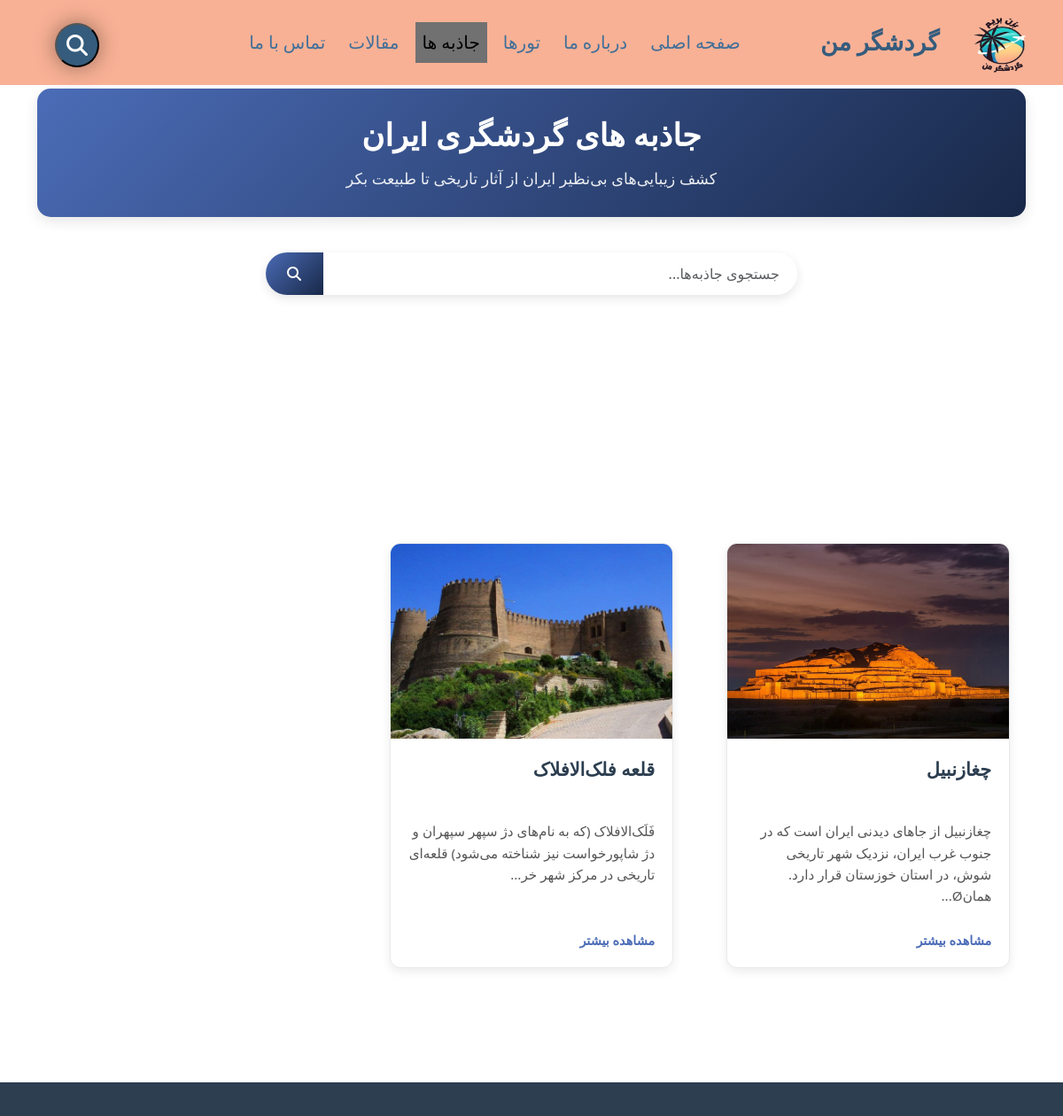
The app's page /pages/jazebe.php (upper part), older data.
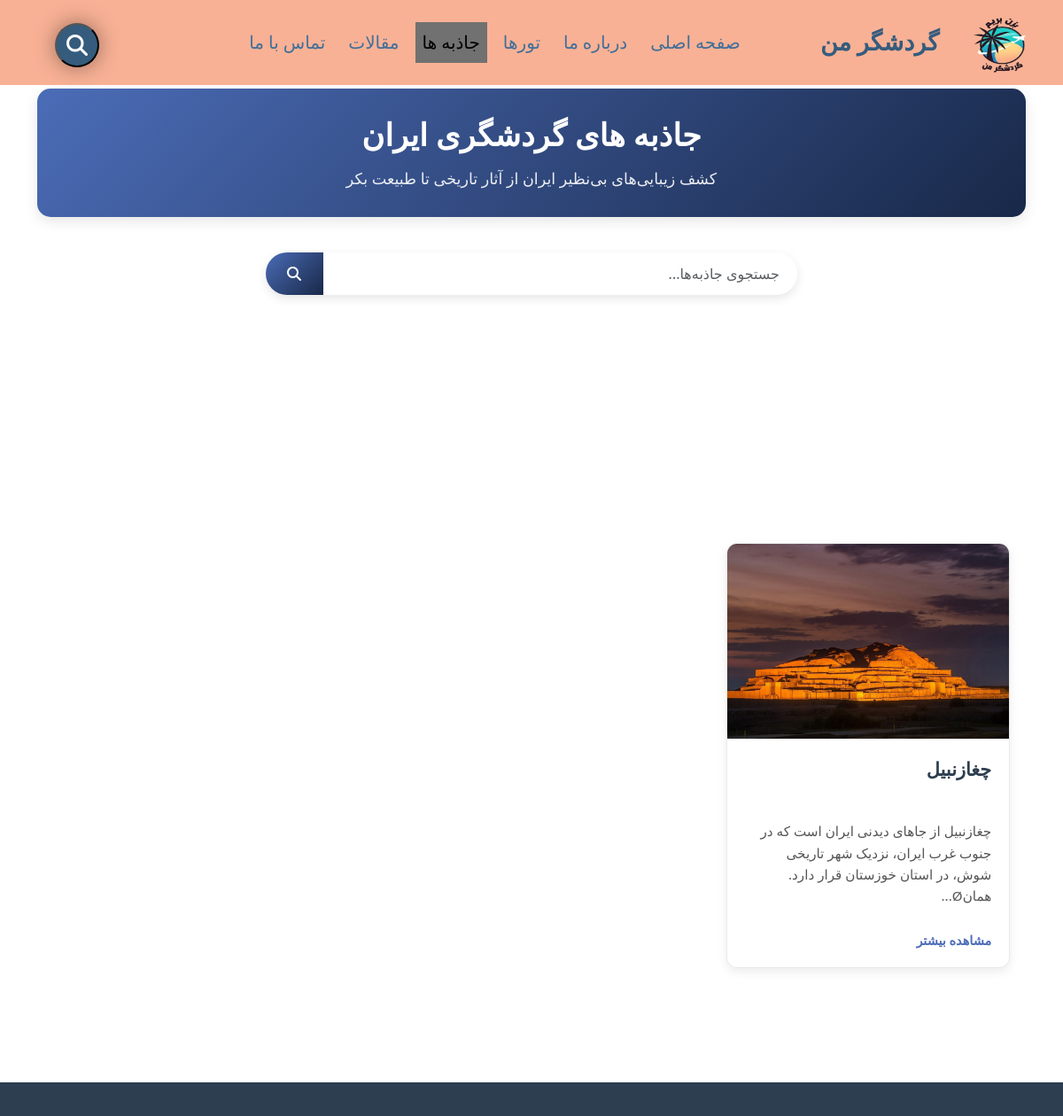
The same page, newer data.
### tables this page shows
CREATE TABLE `jazebe` (
  `j_id` int(11) NOT NULL,
  `title` varchar(100) NOT NULL,
  `description` text NOT NULL,
  `image_path` varchar(255) DEFAULT NULL,
  `updated_at` datetime DEFAULT NULL
);

### pages/jazebe.php (the view, shortened to what this page needs)
<!DOCTYPE html>
<html lang="fa" dir="rtl">
<head>
    <link rel="stylesheet" href="../css/bootstrap.min.css">
    <link rel="stylesheet" href="../css/bootstrap.rtl.min.css">
    <link rel="stylesheet" href="https://cdnjs.cloudflare.com/ajax/libs/font-awesome/6.5.0/css/all.min.css">
    <link rel="stylesheet" href="../css/style.css">
</head>
<body class="rtl">
    <nav class="navbar navbar-expand-lg fixed-top">
        <div class="container-fluid">
            <a class="navbar-brand">
                <img src="../images/icon33.png" alt="گردشگر من" width="80" height="70">
            </a>
            <a class="navbar-brand">گردشگر من</a>
            <div class="collapse navbar-collapse" id="navbarSupportedContent">
                <ul class="navbar-nav me-auto mb-2 mb-lg-0">
                    <li class="nav-item">
                        <a class="nav-link" href="../index.html">صفحه اصلی</a>
                    </li>
                    <li class="nav-item">
                        <a class="nav-link" href="about-us.html">درباره ما</a>
                    </li>
                    <li class="nav-item">
                        <a class="nav-link" href="tours.php">تورها</a>
                    </li>
                    <li class="nav-item">
                        <a class="nav-link active" href="jazebe.php">جاذبه ها</a>
                    </li>
                    <li class="nav-item">
                        <a class="nav-link" href="article.html">مقالات</a>
                    </li>
                    <li class="nav-item">
                        <a class="nav-link" href="contact.html">تماس با ما</a>
                    </li>
                </ul>
                <form class="d-flex">
                    <div class="search-container">
                        <button type="button" class="search-btn">
                            <i class="fas fa-search"></i>
                        </button>
                    </div>
                </form>
            </div>
        </div>
    </nav>
    <div class="container jazebe-container">
        <div class="page-header">
            <h1>جاذبه های گردشگری ایران</h1>
            <p>کشف زیبایی‌های بی‌نظیر ایران از آثار تاریخی تا طبیعت بکر</p>
        </div>
        <div class="search-box">
            <div class="input-group">
                <input type="text" class="form-control" id="search-input" placeholder="جستجوی جاذبه‌ها...">
                <button class="btn btn-primary" id="search-btn">
                    <i class="fas fa-search"></i>
                </button>
            </div>
        </div>
        <div class="row" id="jazebe-list">
            <?php
            $servername = "localhost";
            $username = "root";
            $password = "";
            $dbname = "my_tourist_db";
            $conn = new mysqli($servername, $username, $password, $dbname);
            $conn->set_charset("utf8");
            $sql = "SELECT * FROM jazebe ORDER BY `j_id` DESC";
            $result = $conn->query($sql);
            if ($result && $result->num_rows > 0) {
                while($row = $result->fetch_assoc()) {
                    $title = isset($row['title']) ? htmlspecialchars($row['title']) : 'بدون عنوان';
                    $description = isset($row['description']) ? htmlspecialchars($row['description']) : '';
                    $image_path = isset($row['image_path']) ? $row['image_path'] : '';
                    $id = isset($row['j_id']) ? $row['j_id'] : 0;
                    $short_desc = strlen($description) > 200 ?
                        substr($description, 0, 200) . "..." :
                        $description;
                    echo '
                    <div class="col-lg-4 col-md-6 mb-4">
                        <div class="card jazebe-card">
                            <div class="jazebe-img-container">';
                    if (!empty($image_path) && file_exists("../" . $image_path)) {
                        echo '<img src="../' . $image_path . '" class="jazebe-img" alt="' . $title . '" onerror="this.onerror=null; this.src=\'../images/default-jazebe.jpg\';">';
                    } else {
                        echo '<div class="no-image">
                                <i class="fas fa-landmark"></i>
                                <span>بدون تصویر</span>
                              </div>';
                    }
                    echo '
                            </div>
                            <div class="jazebe-body">
                                <h3 class="jazebe-title" title="' . $title . '">' . $title . '</h3>
                                <div class="jazebe-description truncate" title="' . $description . '">' . $short_desc . '</div>';
                    if (strlen($description) > 200) {
                        echo '<a href="#" class="read-more" data-id="' . $id . '">مشاهده بیشتر</a>';
                    }
                    echo '
                            </div>
                        </div>
                    </div>';
                }
            }
            ?>
        </div>
    </div>
    <footer>
    </footer>
</body>
</html>

Row changes from the older to the newer data that the page shows:
removed jazebe: image_path (picture), title "قلعه فلک‌الافلاک", description "فَلَک‌الافلاک (که به نام‌های دژ سپهر سپهران و دژ شاپورخواست نیز شناخته می‌شود) قلعه‌ای تاریخی در مرکز شهر خر..."
